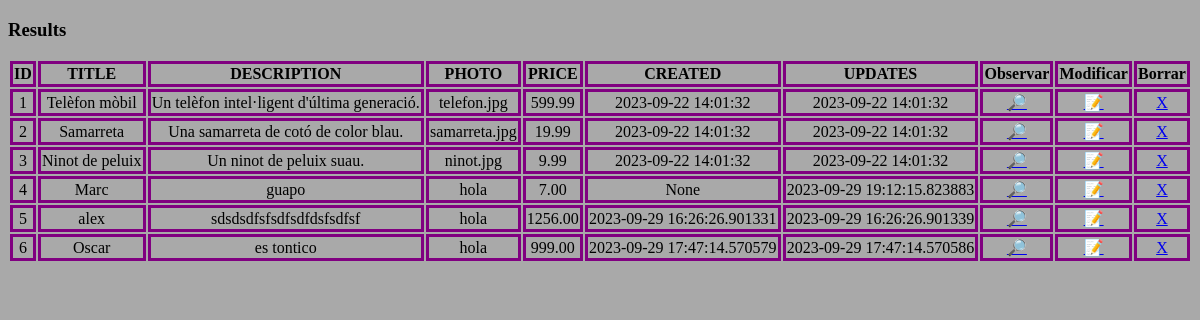
The app's page /list, older data.
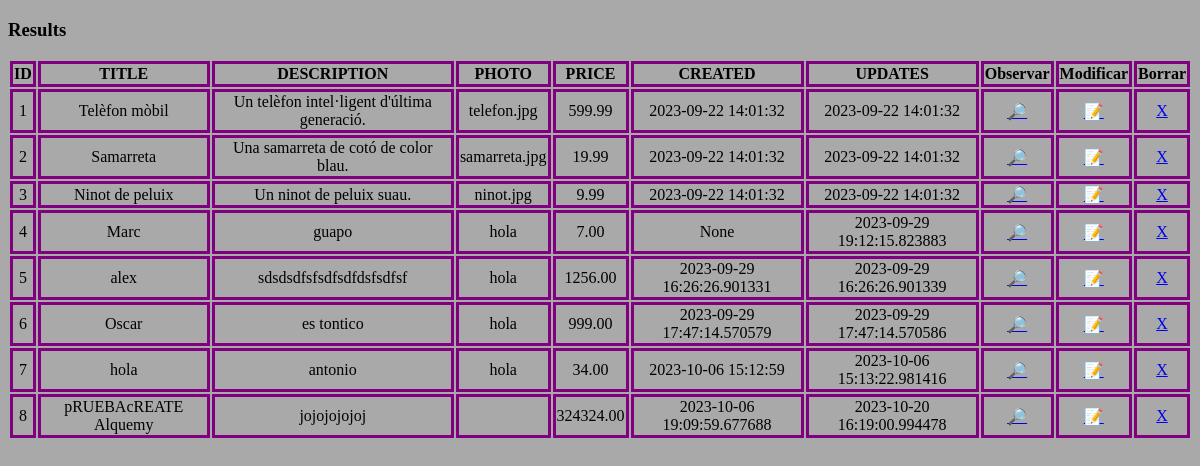
The same page, newer data.
### my_app/models.py (models this page shows)
class product(db.Model):
    __tablename__ = "products"
    id              = db.Column(db.Integer, primary_key=True, autoincrement=True)
    title           = db.Column(db.Text, nullable=False)
    description     = db.Column(db.Text, nullable=False)
    photo           = db.Column(db.Text, nullable=False)
    price           = db.Column(db.Numeric(10,2), nullable=False)
    category_id     = db.Column(db.Integer, db.ForeignKey("categories.id"), nullable=False)
    seller_id       = db.Column(db.Integer, db.ForeignKey("users.id"), nullable=False)
    created         = db.Column(db.DateTime, default=now)
    updated         = db.Column(db.DateTime, default=now)

### my_app/routes_main.py (the view)
@main_bp.route("/list")
def list():
    items = db.session.query(product).all()
    return render_template("products/list.html",items = items)

### my_app/templates/products/list.html (shortened to what this page needs)
<!DOCTYPE html>
<html lang="ca">
<head>
	<link href="/static/css/list.css" rel="stylesheet">
</head>
<body>
	<h3>Results</h3>
	<table>
		<tr>
			<th>ID</th>
			<th>TITLE</th>
			<th>DESCRIPTION</th>
            <th>PHOTO</th>
			<th>PRICE</th>
			<th>CREATED</th>
			<th>UPDATES</th>
			<th>Observar</th>
			<th>Modificar</th>
			<th>Borrar</th>
		</tr>
		{% for item in items %}
			<tr>
				<td>{{ item.id }}</a></td>
				<td>{{ item.title }}</a></td>
				<td>{{ item.description }}</a></td>
                <td>{{ item.photo }}</a></td>
				<td>{{ item.price }}</a></td>
				<td>{{ item.created }}</a></td>
				<td>{{ item.updated }}</a></td>
				<td><a href="/products/read/{{ item['id'] }}">🔎</a></td>
				<td><a href="/products/update/{{ item['id'] }}">📝</a></td>
				<td><a href="/products/delete/{{ item['id'] }}">X</a></td>
			</tr>
		{% endfor %}
	</table>
</body>
</html>

Row changes from the older to the newer data that the page shows:
added product: id "7", title "hola", description "antonio", photo "hola", price "34.00", created "2023-10-06 15:12:59", updated "2023-10-06 15:13:22.981416"
added product: id "8", title "pRUEBAcREATE Alquemy", description "jojojojojoj", price "324324.00", created "2023-10-06 19:09:59.677688", updated "2023-10-20 16:19:00.994478"
